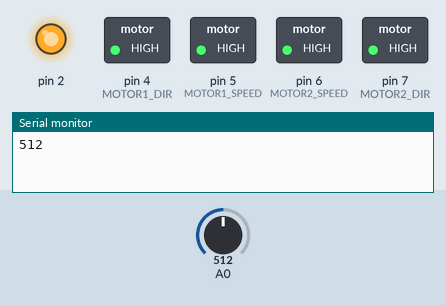
Recording of a sketch running on a simulated Arduino Uno, built with avr-gcc and run on an emulated ATmega328P. On the bench: switched loads named in the sketch (green lamp = pin HIGH), output pins drawn as LEDs (lit = HIGH), the last lines printed to the serial monitor. The inputs (shaded band) are chosen by the test bench; at power-on: A0 = 512.

Above: at 1.2 s.
1.3 s: A0 set to 348
9.1 s: A0 set to 322
At 11.0 s:
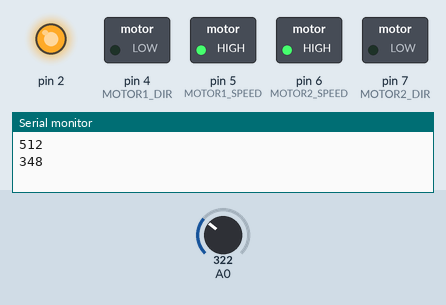
15.8 s: A0 set to 343
At 16.6 s:
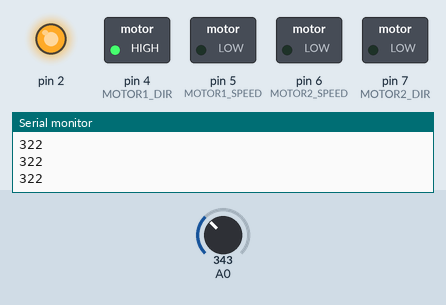
23.6 s: A0 set to 323
At 31.1 s:
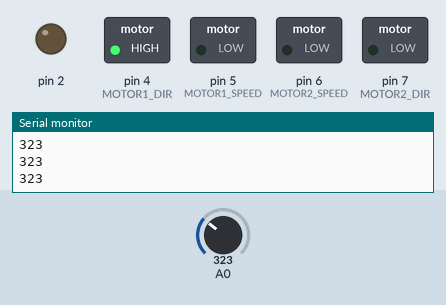
Timing chart, 0 to 32.4 s (numbered marks = the images above; inputs shaded):
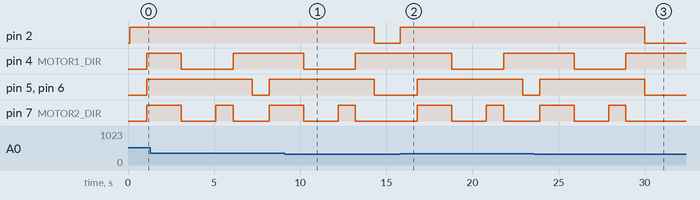

The sketch:

MRU_YUNGA.ino
```cpp
// Определяем пины для управления моторами
#define MOTOR1_DIR 4    // Направление первого мотора
#define MOTOR1_SPEED 5  // Скорость первого мотора (PWM)
#define MOTOR2_SPEED 6  // Скорость второго мотора (PWM)
#define MOTOR2_DIR 7    // Направление второго мотора

const int waterLevel = 333;  // задать собственое значение!

void setup() {
  // Настраиваем пины как выходы
  pinMode(MOTOR1_DIR, OUTPUT);
  pinMode(MOTOR1_SPEED, OUTPUT);
  pinMode(MOTOR2_SPEED, OUTPUT);
  pinMode(MOTOR2_DIR, OUTPUT);
  pinMode(2, OUTPUT);
  Serial.begin(9600);
}

void loop() {
  Serial.println(analogRead(A0));
  delay(100);
  testing();
}
void testing() {
  if (analogRead(A0) >= waterLevel) {
    digitalWrite(2, 1);  // включаем реле
    stopMotors();
    delay(1000);
    // Пример движения вперед
    moveForward(255);  // Максимальная скорость
    delay(2000);       // Движение вперед в течение 2 секунд

    // Пример движения назад
    moveBackward(255);  // Скорость 200 (из 255)
    delay(2000);        // Движение назад в течение 2 секунд
    // Пример поворота влево
    turnLeft(255);  // Скорость 150 (из 255)
    delay(1000);    // Поворот влево в течение 1 секунды

    // Пример поворота вправо
    turnRight(255);  // Скорость 150 (из 255)
    delay(1000);     // Поворот вправо в течение 1 секунды
  } else {
    stopMotors();
    digitalWrite(2, 0);
  }
}
// Функция для движения вперед
void moveForward(int speed) {
  // Первый мотор: направление вперед
  digitalWrite(MOTOR1_DIR, HIGH);
  analogWrite(MOTOR1_SPEED, speed);  // Устанавливаем скорость

  // Второй мотор: направление вперед
  digitalWrite(MOTOR2_DIR, HIGH);
  analogWrite(MOTOR2_SPEED, speed);  // Устанавливаем скорость
}

// Функция для движения назад
void moveBackward(int speed) {
  // Первый мотор: направление назад
  digitalWrite(MOTOR1_DIR, LOW);
  analogWrite(MOTOR1_SPEED, speed);  // Устанавливаем скорость

  // Второй мотор: направление назад
  digitalWrite(MOTOR2_DIR, LOW);
  analogWrite(MOTOR2_SPEED, speed);  // Устанавливаем скорость
}

// Функция для поворота влево
void turnLeft(int speed) {
  // Первый мотор: направление назад
  digitalWrite(MOTOR1_DIR, LOW);
  analogWrite(MOTOR1_SPEED, speed);  // Устанавливаем скорость

  // Второй мотор: направление вперед
  digitalWrite(MOTOR2_DIR, HIGH);
  analogWrite(MOTOR2_SPEED, speed);  // Устанавливаем скорость
}

// Функция для поворота вправо
void turnRight(int speed) {
  // Первый мотор: направление вперед
  digitalWrite(MOTOR1_DIR, HIGH);
  analogWrite(MOTOR1_SPEED, speed);  // Устанавливаем скорость

  // Второй мотор: направление назад
  digitalWrite(MOTOR2_DIR, LOW);
  analogWrite(MOTOR2_SPEED, speed);  // Устанавливаем скорость
}

// Функция для остановки моторов
void stopMotors() {
  // Останавливаем оба мотора (скорость = 0)
  analogWrite(MOTOR1_SPEED, 0);
  analogWrite(MOTOR2_SPEED, 0);
}
```

Measured:
- the behaviour switches between 333 and 332 on A0 (found by bisection; images 0 and 1)
- after the input at 9.1 s, pin 2: HIGH → LOW after 5.2 s; pin 5 (MOTOR1_SPEED), pin 6 (MOTOR2_SPEED): goes on until 14.3 s, then stays LOW; pin 7 (MOTOR2_DIR): goes on until 13.2 s, then stays LOW
- after the input at 15.8 s, pin 2: LOW → HIGH at once; pin 4 (MOTOR1_DIR): HIGH → LOW after 3.0 s, → HIGH 3.0 s later; pin 5 (MOTOR1_SPEED), pin 6 (MOTOR2_SPEED): LOW → HIGH after 1.0 s, → LOW 6.1 s later; pin 7 (MOTOR2_DIR): LOW → HIGH after 1.0 s, → LOW 2.0 s later, → HIGH 2.0 s later, → LOW 1.0 s later
- after the input at 23.6 s, pin 2: HIGH → LOW after 6.4 s; pin 5 (MOTOR1_SPEED), pin 6 (MOTOR2_SPEED): goes on until 30.0 s, then stays LOW; pin 7 (MOTOR2_DIR): goes on until 28.9 s, then stays LOW
- by itself, pin 7 (MOTOR2_DIR): alternates HIGH for 1.0 s and LOW for 2.1 s
